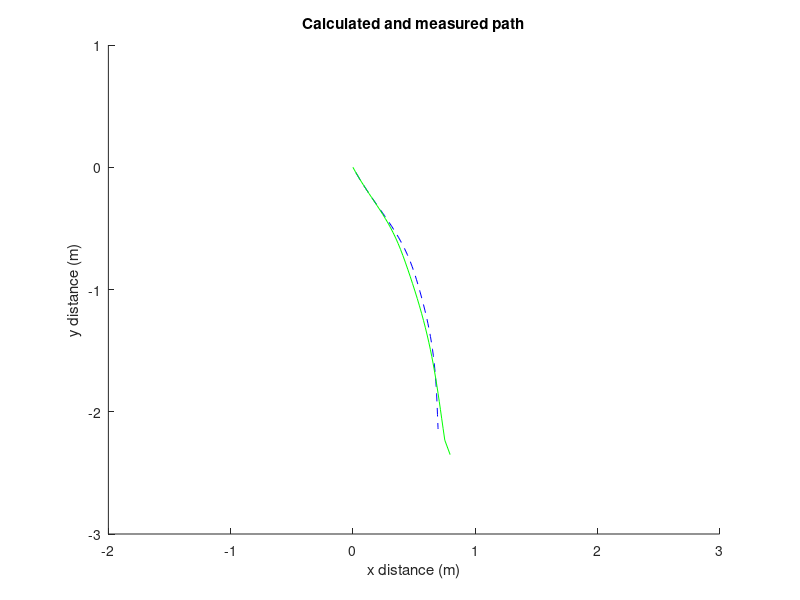

This chart was generated by the following MATLAB code: (Note: this script raises an error after producing the figure.)
% used to plot the path from encoder data and compare to calculated path

hold on
load('data_files/output')
load('data_files/pathpoints')
load('data_files/shapedata')

dt = .1; % time increment
d=.235; % wheelbase width
dx = xn(2)-xn(1);
dy = yn(2)-yn(1);
theta = atan2(dy, dx);
    
V = diff(dataset(:,3)+dataset(:,2))/2 /dt; % linear velocity
w = diff(dataset(:,3)-dataset(:,2))/d /dt; % angular velocity
r = zeros(size(dataset,1), 2);

% reconstruct path r from V and w with start angle theta
for i=2:size(dataset,1) 
    theta = theta + w(i-1)*dt;
    r(i,1) = r(i-1,1) + cos(theta)*V(i-1)*dt; 
    r(i,2) = r(i-1,2) + sin(theta)*V(i-1)*dt;
end

plot(r(:,1), r(:,2), 'b--')
plot(xn, yn, 'g')
ylabel('y distance (m)')
xlabel('x distance (m)')
title('Calculated and measured path')
xlim([-2 3])
ylim([-3 1])
axis equal
hold off
graph(radius, center, endpoints)
legend('Measured Path', 'Calculated Path')

% graph gauntlet layout for context on the graph
function graph(radius, center, endpoints)
    hold on
    
    % calculate equidistant points along circle perimeter
    circlepts = zeros(2,360);
    for angle=1:360
        circlepts(:,angle) = [radius*cosd(angle)+center(1), radius*sind(angle)+center(2)];
    end
    plot(circlepts(1,:), circlepts(2,:), 'm') % circle
    plot(center(:,1), center(:,2), 'mx') % circle center
    plot(0,0,'bx') % start point
    for i=1:size(endpoints, 1)
        plot(endpoints(i,:,1), endpoints(i,:,2), 'r') % all the line segments
    end
    axis equal;
    xlim([-2, 3]);
    ylim([-3, 1]);
    xlabel('[m]')
    ylabel('[m]')
    hold off;
end